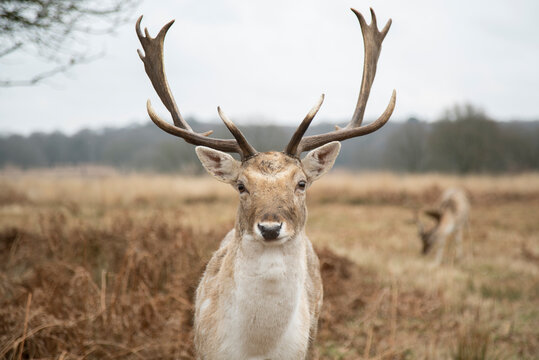
#> input picture practical 04/image_01.jpg, 539 x 360 px
$ jupyter execute --allow-errors Skill_Assessment_TG680.ipynb
#> lines starting #> are read from the running program, lines starting #| are printed output that depends on the picture; after the words box and inside, x2 and y2 are one past the last pixel; in counts of white or black regions, pixels touching at a corner belong together
# Skill Assessment – Introduction to Digital Image Processing with Python

1.Read and display the given image (image_01.jpg).

[cell 1]
import cv2
from google.colab.patches import cv2_imshow

img1 = cv2.imread('image_01.jpg')
#> img1 is the input picture: shape (360, 539, 3); mean B, G, R 145.4, 160.8, 174.6
cv2_imshow(img1)

2.	Access and Display the following properties of the given image.
a)	Height,
b)	Width
c)	Number of channels
d)	Total number of pixels
e)	Data type

[cell 2]
img1 = cv2.imread('image_01.jpg')

height, width, channels = img1.shape
#> height = 360; width = 539; channels = 3
total_pixels = img1.size
#> total_pixels = 582120
data_type = img1.dtype

print(f"Height: {height} pixels")
#| Height: 360 pixels
print(f"Width: {width} pixels")
#| Width: 539 pixels
print(f"Number of Channels: {channels}")
#| Number of Channels: 3
print(f"Total Number of Pixels: {total_pixels}")
#| Total Number of Pixels: 582120
print(f"Data Type: {data_type}")
#| Data Type: uint8

3.Convert the given image (image_01.jpg)  to a grayscale image and display.

[cell 3]
img1=cv2.imread('image_01.jpg')
gray_image= cv2.cvtColor(img1, cv2.COLOR_BGR2GRAY)
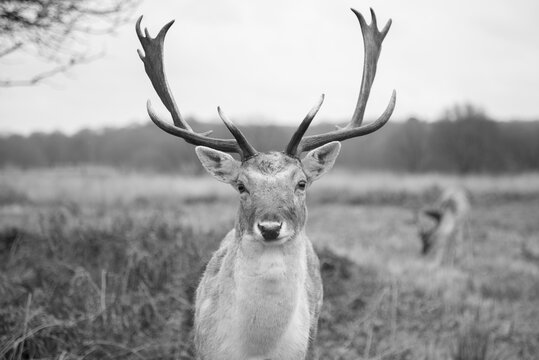
#> gray_image: shape (360, 539); min 2, max 255, mean 163.2
cv2_imshow(gray_image)

4.	Resize the  given image (image_1.jpg)  according to the following width and height of pixles.
•	Width 270 pixels
•	Height 180 pixels

[cell 4]
img1 = cv2.imread('image_01.jpg')
resized_img= cv2.resize(img1,(270,180) )
cv2_imshow(resized_img)

5.	Rotate the given image (image_1.jpg)  by 90 degrees and display.

[cell 5]
img1=cv2.imread('image_01.jpg')
(h,w)=img1.shape[:2]
#> h = 360; w = 539
center = (w//2,h//2)
#> center = (269, 180)
matrix= cv2.getRotationMatrix2D(center,90,1.0)
#> matrix = [[6.12e-17, 1, 89], [-1, 6.12e-17, 449]]
rotated_image= cv2.warpAffine(img1,matrix,(w,h))
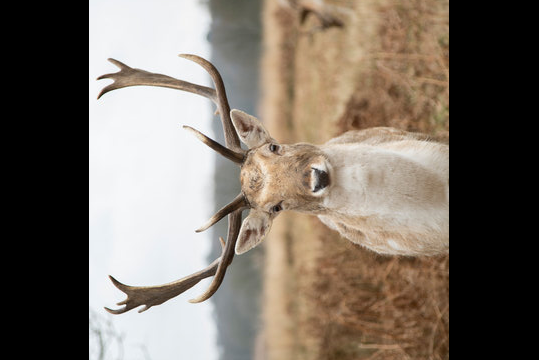
#> rotated_image: shape (360, 539, 3); mean B, G, R 101.1, 111.4, 121.2
cv2.imwrite('Rotated_image.jpg',rotated_image)
cv2_imshow(rotated_image)

6.	Blurring the given Image using “Gaussian Blur” according to the following kernel size and the standard deviation.
•	Kernel size 17,
•	Standard Deviation : let it to select automatically

[cell 6]
img1=cv2.imread('image_01.jpg')
blurred_image= cv2.GaussianBlur(img1,(17,17),0)
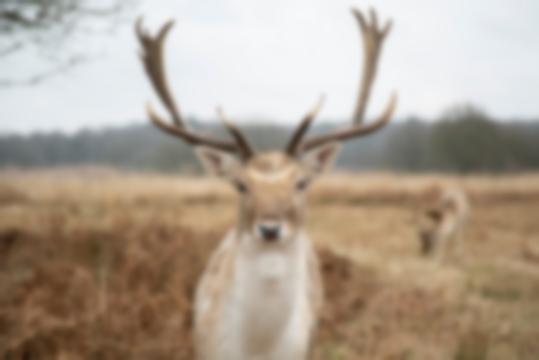
#> blurred_image: shape (360, 539, 3); mean B, G, R 145.4, 160.8, 174.6
cv2_imshow(blurred_image)

7.	Draw a rectangle on the given image (image_01.jpg) according to the following values and write your index number and the name inside that.
The rectangle need to be started from the top-left corner of the given image according to the given coordinates (x=50, y=50).
•	Width: 200px
•	Height: 150px

[cell 7]
img1=cv2.imread('image_01.jpg')
cv2.rectangle(img1,(50,50),(50+200,50+150),(0,255,0),3)
cv2.putText(img1,'TG/2020/680- Bandara KDT',(60, 150), cv2.FONT_HERSHEY_SIMPLEX, 0.8, (0, 0, 255), 2)
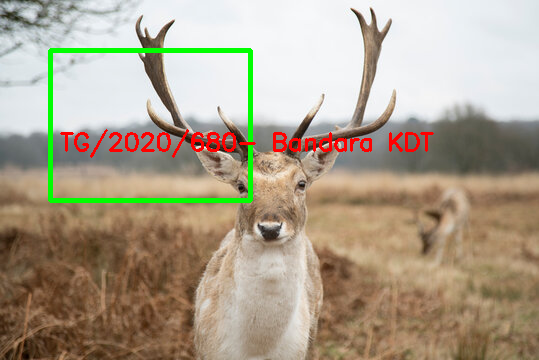
#> img1: shape (360, 539, 3); mean B, G, R 140.9, 160.5, 172.9
cv2_imshow(img1)

8.	Modify the pixel values of the given image at the range of [0:9,0:9] to the given color parameters.
Color parameters [193, 224, 44]

[cell 8]
img=cv2.imread('image_01.jpg')
modified_img = img.copy()
modified_img[0:10, 0:10] = [193, 224, 44]  # Change color
#> modified_img: shape (360, 539, 3); 0.05% of pixels changed, all inside (x1, y1, x2, y2) = (0, 0, 10, 10)

#> (the rest of this cell did not finish here and is left out)

9.	Extract an ROI of 100x100 pixels from the top-left corner of the given image and write the new image as “ROI.jpg” in  to the Google Colab environment.

[cell 9]
import matplotlib.pyplot as plt
roi = img[0:100, 0:100]
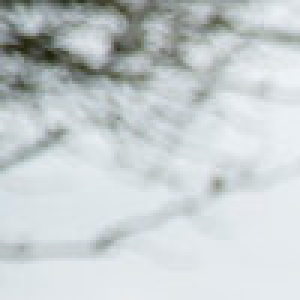
#> roi: shape (100, 100, 3) (shown 3 times larger); mean B, G, R 207.6, 205.7, 198.7
cv2.imwrite("ROI.jpg", roi)

plt.imshow(cv2.cvtColor(roi, cv2.COLOR_BGR2RGB))
plt.title("Extracted ROI (100x100)")
plt.axis("off")
plt.show()

10.

a)	Draw a rectangle image as a 200 x 200 NumPy array.
b)	Draw a white filled rectangle on the black image using CV2. (Use the (25, 25) as the Top-left corner and the (275, 275) as the Bottom-right corner of the rectangle.)
c)	Draw a rectangle image as a 200 x 200 NumPy array.
d)	Draw a filled white circle on the black image according to the following properties.
•	The center of the circle : x=100, y=100
•	The radius of the circle: 100 pixels).
•	Color:  White
Perform the Bitwise Operations (AND, OR, XOR, NOT) using the drawn images above ‘b’ and ‘d’

[cell 10]
import numpy as np

import matplotlib.pyplot as plt
# 10a. Create a Black 200x200 Image
rect_image = np.zeros((200, 200), dtype=np.uint8)

# 10b. Draw a White Filled Rectangle
cv2.rectangle(rect_image, (25, 25), (175, 175), 255, -1)
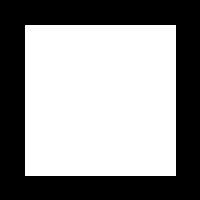
#> rect_image: shape (200, 200); 57% white; 1 black region, box (x1, y1, x2, y2) and area: (0, 0, 200, 200) 17199
plt.imshow(rect_image, cmap="gray")
plt.title("White Rectangle on Black")
plt.axis("off")
plt.show()

# 10c. Create Another 200x200 Black Image
circle_image = np.zeros((200, 200), dtype=np.uint8)

# 10d. Draw a White Filled Circle
cv2.circle(circle_image, (100, 100), 100, 255, -1)
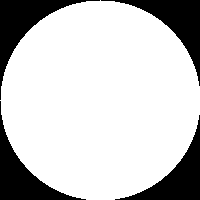
#> circle_image: shape (200, 200); 78.5% white; 4 black regions, box (x1, y1, x2, y2) and area: (0, 0, 100, 100) 2246, (101, 0, 200, 86) 2146, (0, 101, 86, 200) 2146, (115, 115, 200, 200) 2047
plt.imshow(circle_image, cmap="gray")
plt.title("White Circle on Black")
plt.axis("off")
plt.show()

# Perform Bitwise Operations
bitwise_and = cv2.bitwise_and(rect_image, circle_image)
bitwise_or = cv2.bitwise_or(rect_image, circle_image)
bitwise_xor = cv2.bitwise_xor(rect_image, circle_image)
bitwise_not_rect = cv2.bitwise_not(rect_image)

# Display Bitwise Operations
plt.figure(figsize=(10, 10))

plt.subplot(221)
plt.imshow(bitwise_and, cmap="gray")
plt.title("Bitwise AND")

plt.subplot(222)
plt.imshow(bitwise_or, cmap="gray")
plt.title("Bitwise OR")

plt.subplot(223)
plt.imshow(bitwise_xor, cmap="gray")
plt.title("Bitwise XOR")

plt.subplot(224)
plt.imshow(bitwise_not_rect, cmap="gray")
plt.title("Bitwise NOT (Rectangle)")

plt.show()
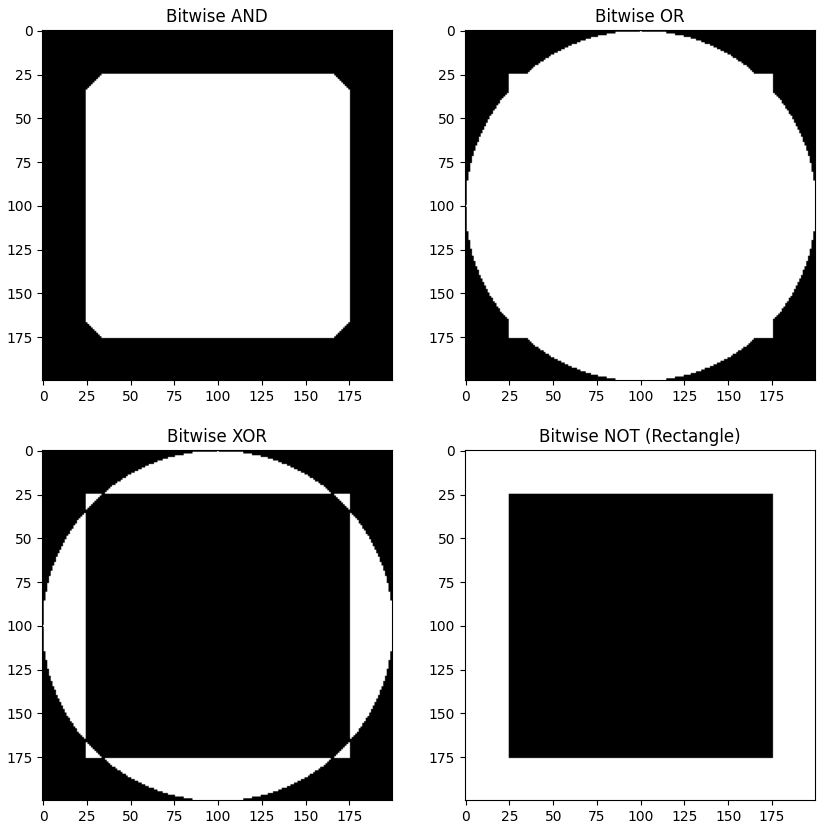
#> figure drawn by matplotlib, 4 panels
